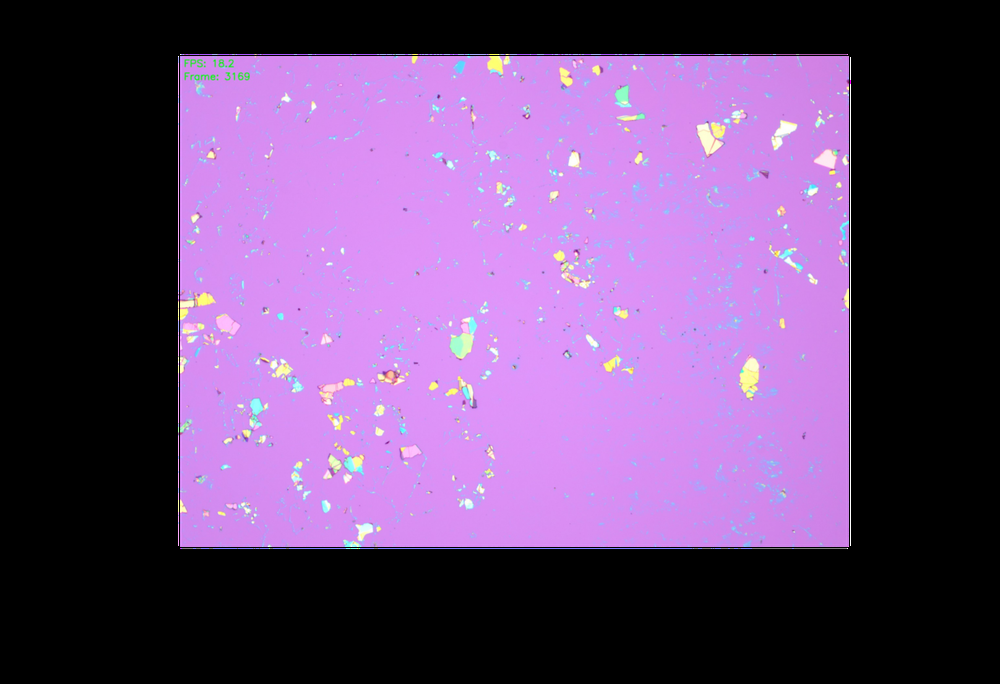
#> input picture TestingEnv/CVTesting/image_2025-11-03_11-15-13.png, 1000 x 684 px, shrunk from 2920 x 1996 before the run
$ jupyter execute whitebalance.ipynb
#> lines starting #> are read from the running program, lines starting #| are printed output that depends on the picture; after the words box and inside, x2 and y2 are one past the last pixel; in counts of white or black regions, pixels touching at a corner belong together
#> further down, image is the input picture: shape (684, 1000, 3); mean B, G, R 116.4, 71.2, 103.1
[cell 1]
import asyncio
import threading
import json
import time
import os
import cv2
import numpy as np
from matplotlib import pyplot as plt
import sklearn.cluster
import skimage
from skimage import morphology
import argparse
import matplotlib.cm as cm

[cell 2]
def whitebalance_grayworld2(image):
    result = image.astype(np.float32)

    # Quantize to reduce unique colors (much faster)
    quantized = (image // 8) * 8  # Reduce to 32 levels per channel

    # Filter out very dark pixels (likely borders)
    brightness = quantized.sum(axis=2)
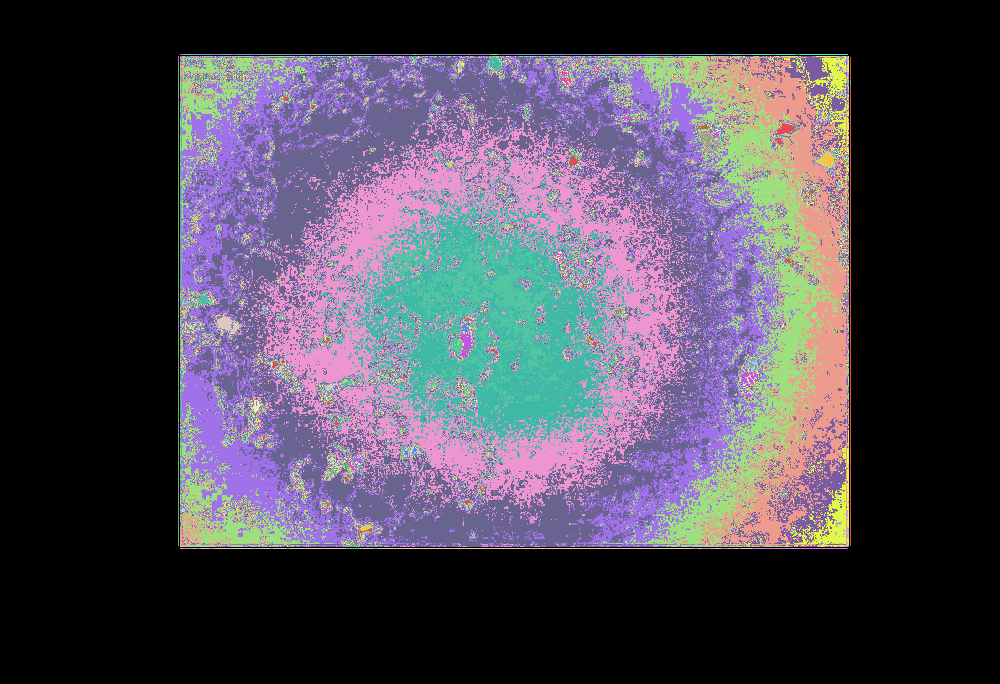
#> brightness: shape (684, 1000) uint64; 63 distinct labels, from 0 to 744; one colour per label, 0 black
    mask = brightness > 30
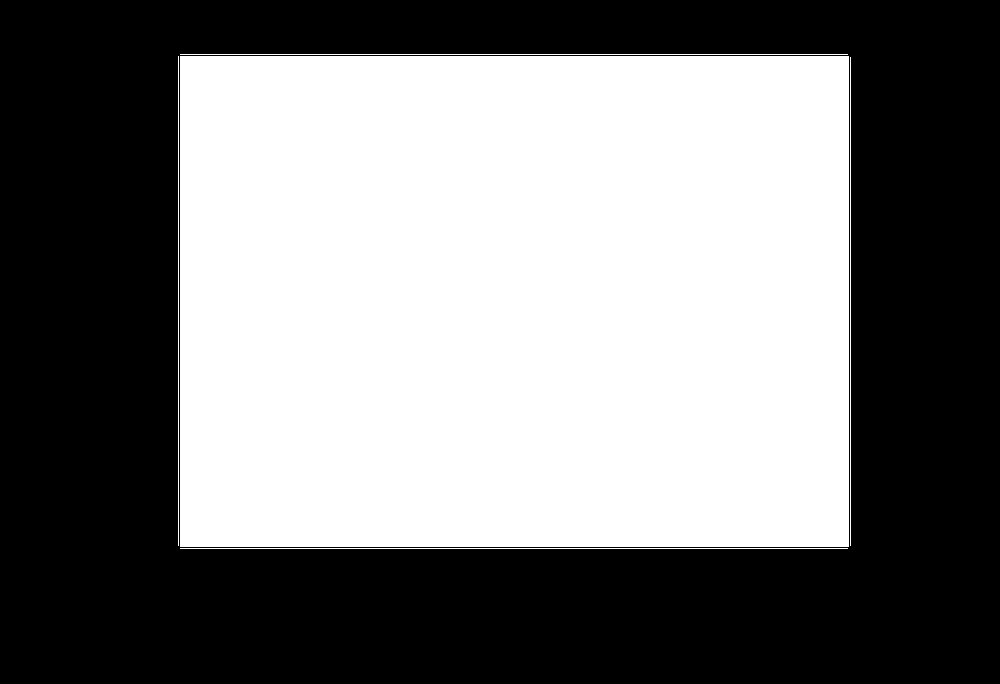
#> mask: shape (684, 1000) bool; 48.4% white; 5 white regions, box (x1, y1, x2, y2) and area: (180, 56, 849, 547) 328479, (180, 54, 848, 55) 668, (180, 548, 848, 549) 668, (178, 56, 179, 546) 490, (850, 57, 851, 546) 489
    filtered = quantized[mask]

    # Convert RGB to single integer for fast counting
    # Each color becomes a unique integer: R*65536 + G*256 + B
    colors_as_int = (filtered[:, 0].astype(np.int32) << 16) | (filtered[:, 1].astype(np.int32) << 8) | filtered[:, 2].astype(np.int32)

    # Use bincount for super fast counting (much faster than unique)
    counts = np.bincount(colors_as_int)
    most_common_int = np.argmax(counts)
#> most_common_int = 14190832

    # Convert back to RGB
    color = np.array([
        (most_common_int >> 16) & 0xFF,
        (most_common_int >> 8) & 0xFF,
        most_common_int & 0xFF
    ], dtype=np.float32)
#> color = [216, 136, 240]

    print(f"Most common color: RGB({color[0]}, {color[1]}, {color[2]})")
#| Most common color: RGB(216.0, 136.0, 240.0)
    avg_gray = (color[0] + color[1] + color[2]) / 3.0
#> avg_gray = 197.3

    scale_r = avg_gray / color[0] if color[0] > 0 else 1.0
#> scale_r = 0.914
    scale_g = avg_gray / color[1] if color[1] > 0 else 1.0
#> scale_g = 1.45
    scale_b = avg_gray / color[2] if color[2] > 0 else 1.0
#> scale_b = 0.822

    result[:, :, 0] *= scale_r
    result[:, :, 1] *= scale_g
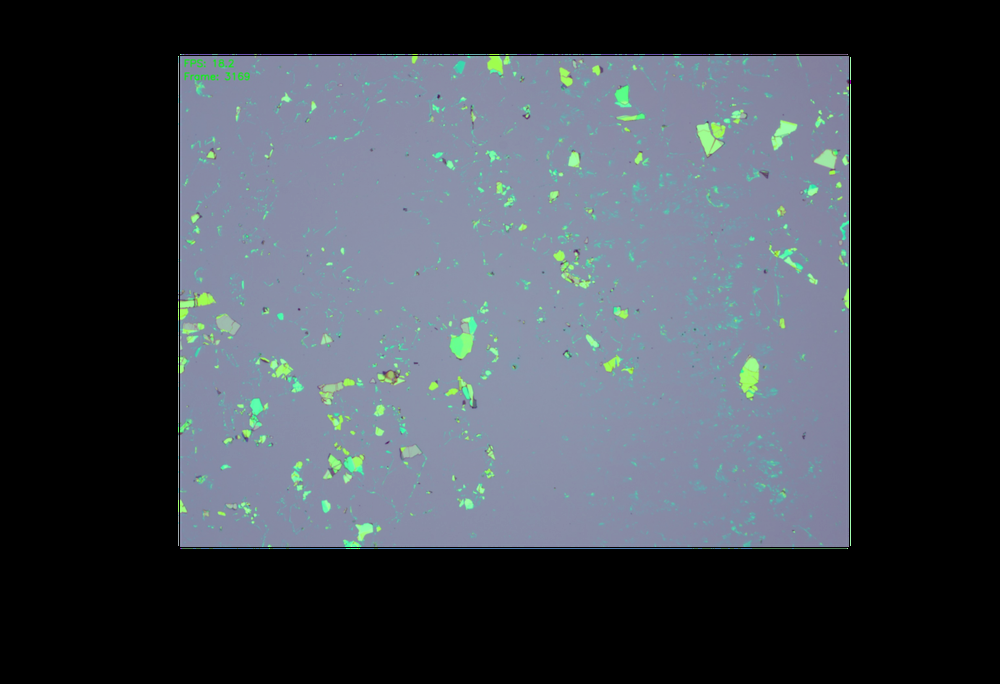
#> result: shape (684, 1000, 3) float32; mean R, G, B 94.1, 103.3, 116.4; drawn with min black and max white
    result[:, :, 2] *= scale_b
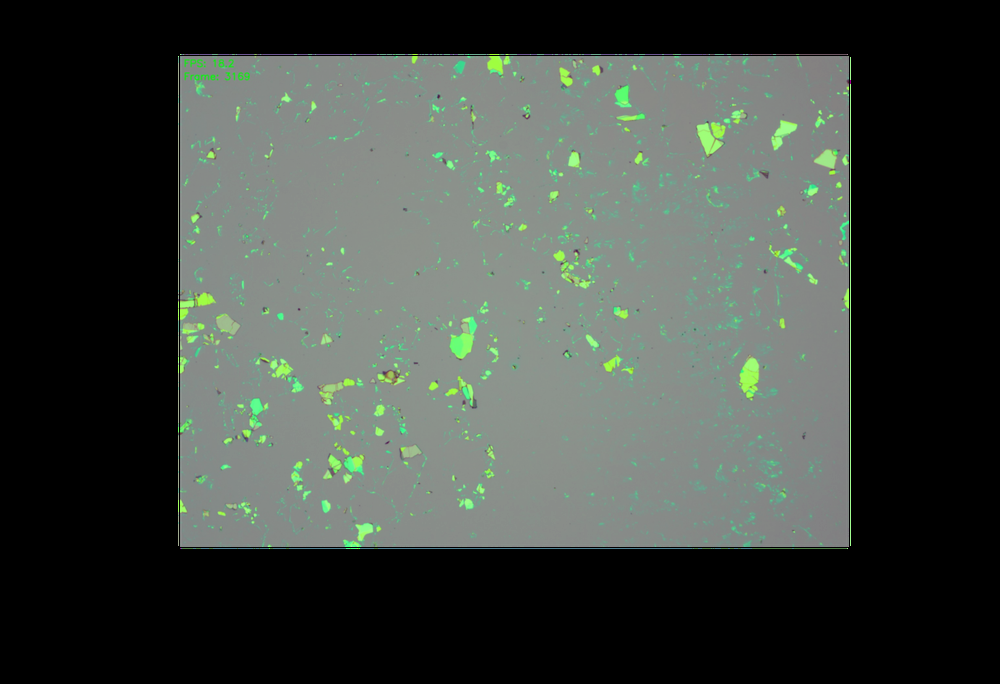
#> result: shape (684, 1000, 3) float32; mean R, G, B 94.1, 103.3, 95.8; drawn with min black and max white

    result = np.clip(result, 0, 255)
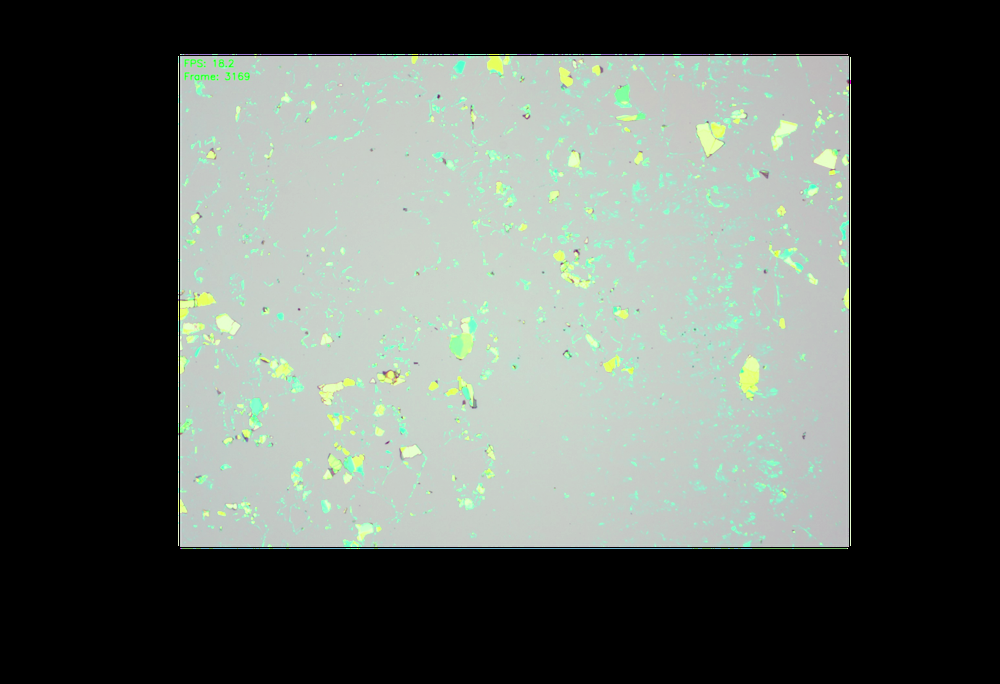
#> result: shape (684, 1000, 3) float32; mean R, G, B 94.1, 101.7, 95.8
    return result.astype(np.uint8)
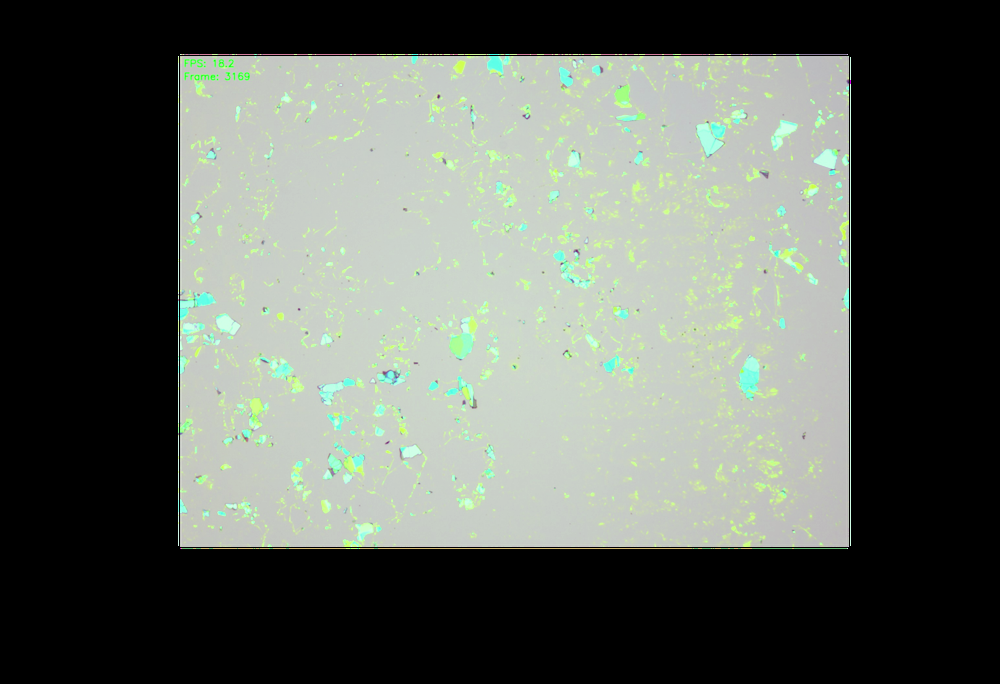
#> returned value: shape (684, 1000, 3); mean of channels 0, 1, 2 93.9, 101.4, 95.5; drawn as B, G, R

# [43 lines left out: functions whitebalance_grayworld, whitebalance_reference, not called in this run]

[cell 3]
image = cv2.imread('image_2025-11-03_11-15-13.png', cv2.IMREAD_COLOR)
image = cv2.cvtColor(image, cv2.COLOR_BGR2RGB)

# Create comparison of all methods
fig, axes = plt.subplots(2, 2, figsize=(16, 10))

# Original image
axes[0, 0].imshow(image)
axes[0, 0].set_title('Original')
axes[0, 0].axis('off')

# Gray World method
# axes[0, 1].imshow(whitebalance_grayworld(image))
# axes[0, 1].set_title('Gray World')
# axes[0, 1].axis('off')

# # Max White method
# axes[1, 0].imshow(whitebalance_reference(image))
# axes[1, 0].set_title('Reference')
# axes[1, 0].axis('off')

start_time = time.time()
image = whitebalance_grayworld2(image)
end_time = time.time()
print(f"Reference whitebalance method time: {end_time - start_time:.4f} seconds")

axes[1, 1].imshow(image)
axes[1, 1].set_title('Greyscale 2')
axes[1, 1].axis('off')

plt.tight_layout()
plt.show()
